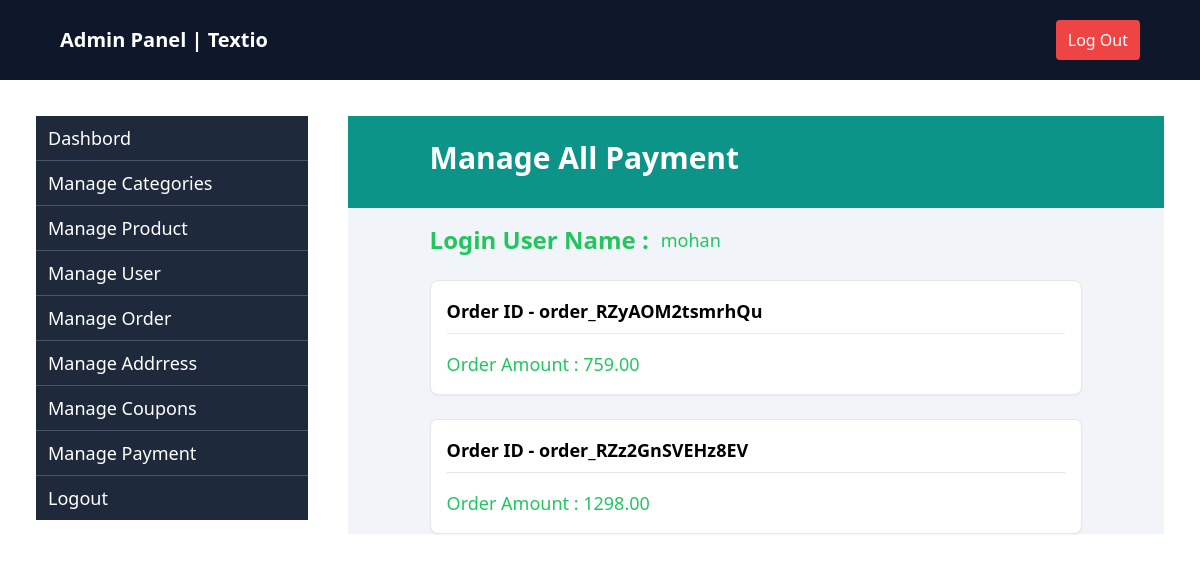
/manage-payment/ (signed in), run on an earlier commit of the app's database.
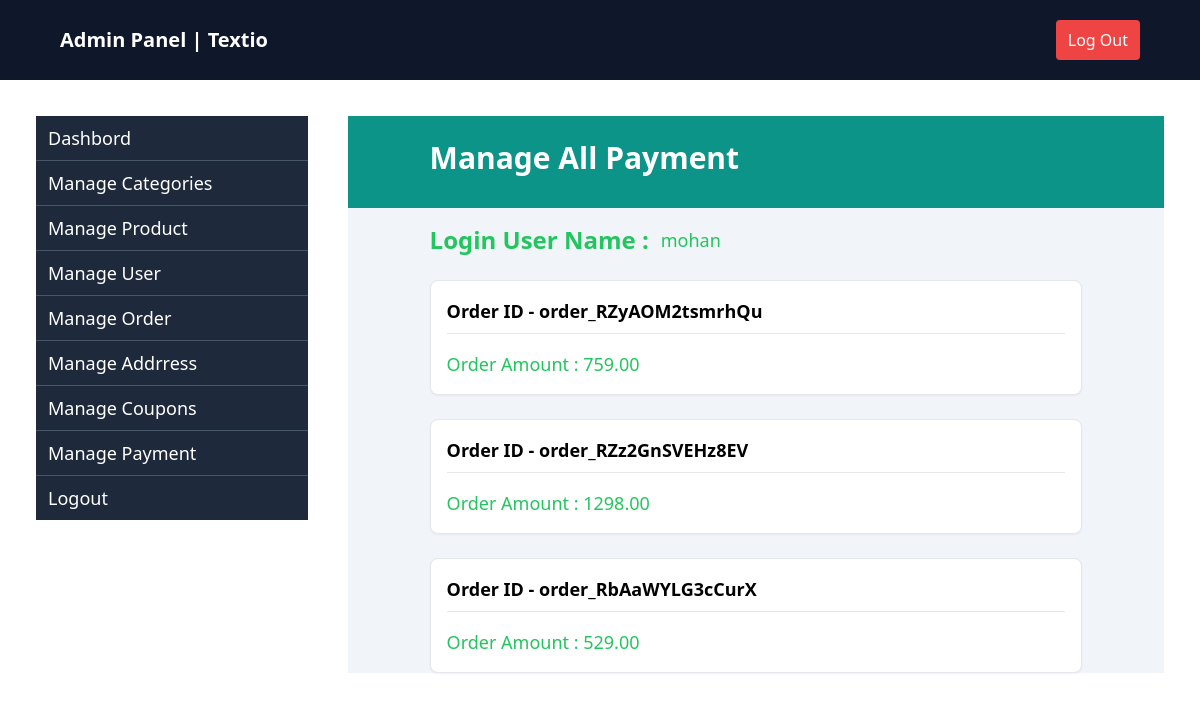
And on a later commit of the database.
### apptextio/models.py (models this page shows, shortened)
class Order(models.Model):
    user = models.ForeignKey(User, on_delete=models.CASCADE,blank=True,null=True)
    temp_user = models.CharField(max_length=50,blank=True,null=True)
    isordered = models.BooleanField(default=False)
    address = models.ForeignKey("Address", on_delete=models.CASCADE, blank=True, null=True)
    coupon = models.ForeignKey("Coupon",on_delete=models.CASCADE, blank=True, null=True)
    create_at =models.DateTimeField(auto_now=True, blank=True, null=True)
    razor_pay_order_id = models.CharField(max_length=100, blank=True, null=True)
    razor_pay_payment_id = models.CharField(max_length=100, blank=True, null=True)
    razor_pay_payment_signature = models.CharField(max_length=100, blank=True, null=True)
    from_buynow = models.BooleanField(default=False)
    def gettotaldiscountamount(self):
        total_discount = Decimal(0.00)
        item_discount = 0
        for item in OrderItem.objects.filter(order=self.id):
            item_discount += item.total_discount_price()
            total_discount = Decimal(str(item_discount))
        return total_discount
    def getpayableamount(self):
        if self.coupon:
            getpayableamount = Decimal(str(self.gettotaldiscountamount() - self.coupon.amount))
            return  getpayableamount
        else:
            getpayableamount = Decimal(str(self.gettotaldiscountamount()))
            return  getpayableamount

class OrderItem(models.Model):
    order = models.ForeignKey("Order", on_delete=models.CASCADE,blank=True,null=True, related_name="items")
    variant_product = models.ForeignKey(Variant, on_delete=models.CASCADE)
    qty = models.IntegerField(default=1)
    isordered = models.BooleanField(default=False)
    def total_discount_price(self):
        total_discount_price = Decimal(str(self.variant_product.dis_price*self.qty))
        return total_discount_price

class Variant(models.Model):
    product = models.ForeignKey("Product",on_delete=models.CASCADE,related_name="variants")
    size = models.ForeignKey("SizeVariant",on_delete=models.CASCADE,related_name="sizes")
    color = models.CharField(max_length=20)
    price = models.DecimalField(max_digits=10,decimal_places=2)
    dis_price = models.DecimalField(max_digits=10,decimal_places=2, blank=True, null=True)
    image = models.ImageField(upload_to="photo/",default = "img")
    stock = models.PositiveIntegerField(default=1)
    class Meta:
        unique_together = ('product', 'size', 'color')

### apptextio/admin_views.py (the view)
# urls.py: path("manage-payment/",managePayment,name="managepayment"),
def managePayment(request):
    data = {}
    data['orders'] = Order.objects.filter(user=request.user , isordered = True)
    return render(request, 'admin/manage_payment.html', data)

### apptextio/context_processors.py (called while the page is built)
def no_of_orderitms(request):
    numbers = 0
    try:
        order = Order.objects.filter(user=request.user,isordered=False,from_buynow=False).first()
        if order:
            orderitems = OrderItem.objects.filter(order_id=order,isordered=False)
            numbers = orderitems.count()
        return {"numbers":numbers}
    except:
        return {"numbers":numbers}

### apptextio/templates/admin/manage_payment.html (shortened to what this page needs)
{% extends 'admin/admin_base.html' %}
{% load tailwind_filters %}
{% block content %}
<div class="bg-slate-100 flex flex-1 flex-col">
    <div class="flex-1 bg-teal-600 text-white px-[10%] py-6">
        <h2 class="text-3xl font-semibold">Manage All Payment</h2>
    </div>
    <div class="flex mt-4 gap-5 px-[10%]">
        <div class="w-full">
            <div class="flex items-center gap-3">
                <p class="text-2xl font-bold text-green-500">Login User Name :</p><span class="text-green-500 text-lg">
                    {{user.username}}</span>
            </div>
            {% for order in orders %}
            <div class="flex flex-col gap-4 mt-6 border rounded-lg bg-white shadow-sm p-4">
                <div class="flex items-center justify-between border-b pb-2">
                    <h2 class="text-lg font-semibold">Order ID - {{ order.razor_pay_order_id }}</h2>
                </div>
                <div class="flex">
                    <span class="text-green-500 text-lg">Order Amount : {{order.getpayableamount}}</span>
                </div>
            </div>
            {% endfor %}
        </div>
    </div>
</div>
{% endblock %}

What changed in the data, as far as the page shows it:
now on this page (row edited): Order: razor_pay_order_id "order_RbAaWYLG3cCurX", getpayableamount "529.00"
